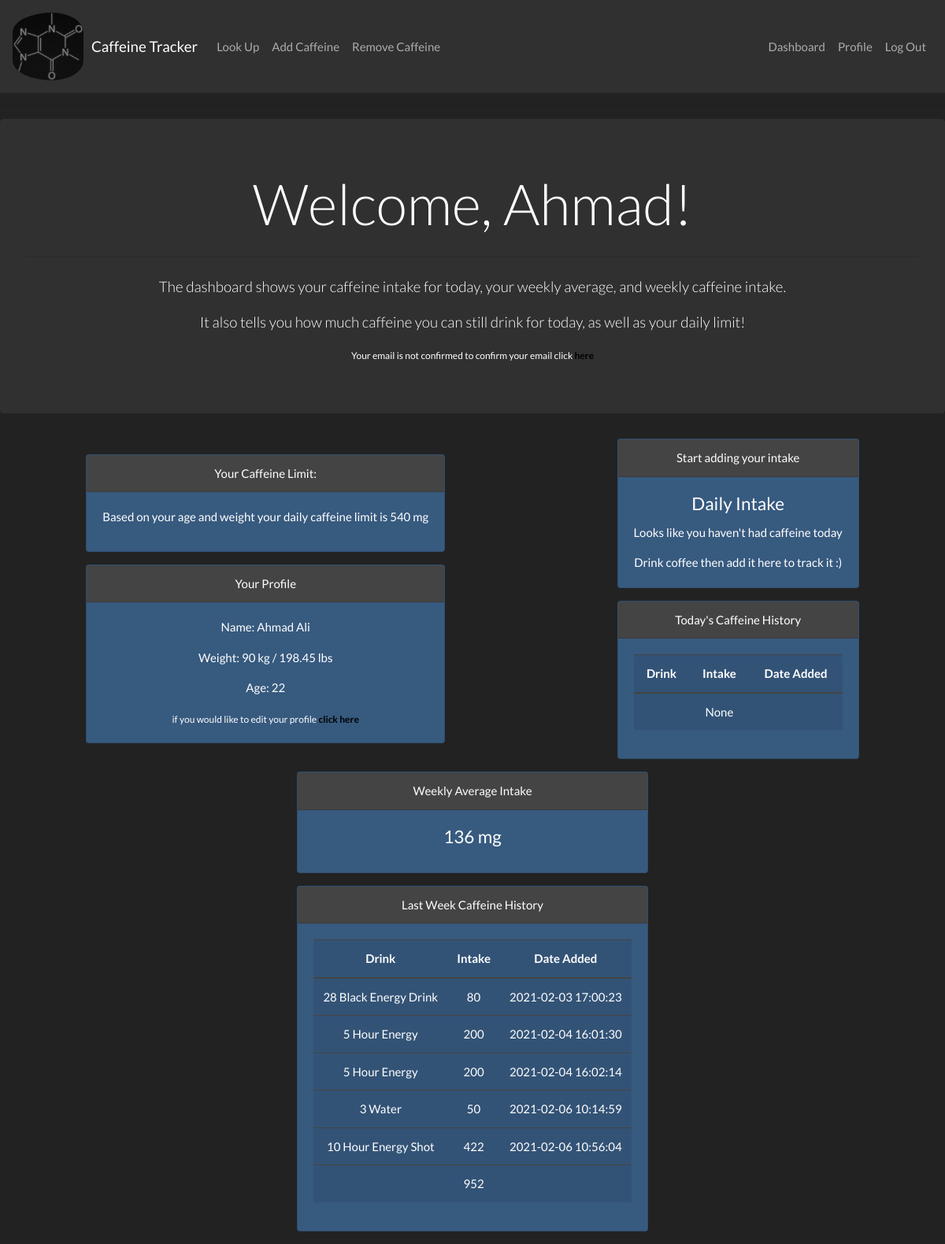
/dashboard (signed in), run on an earlier commit of the app's database.
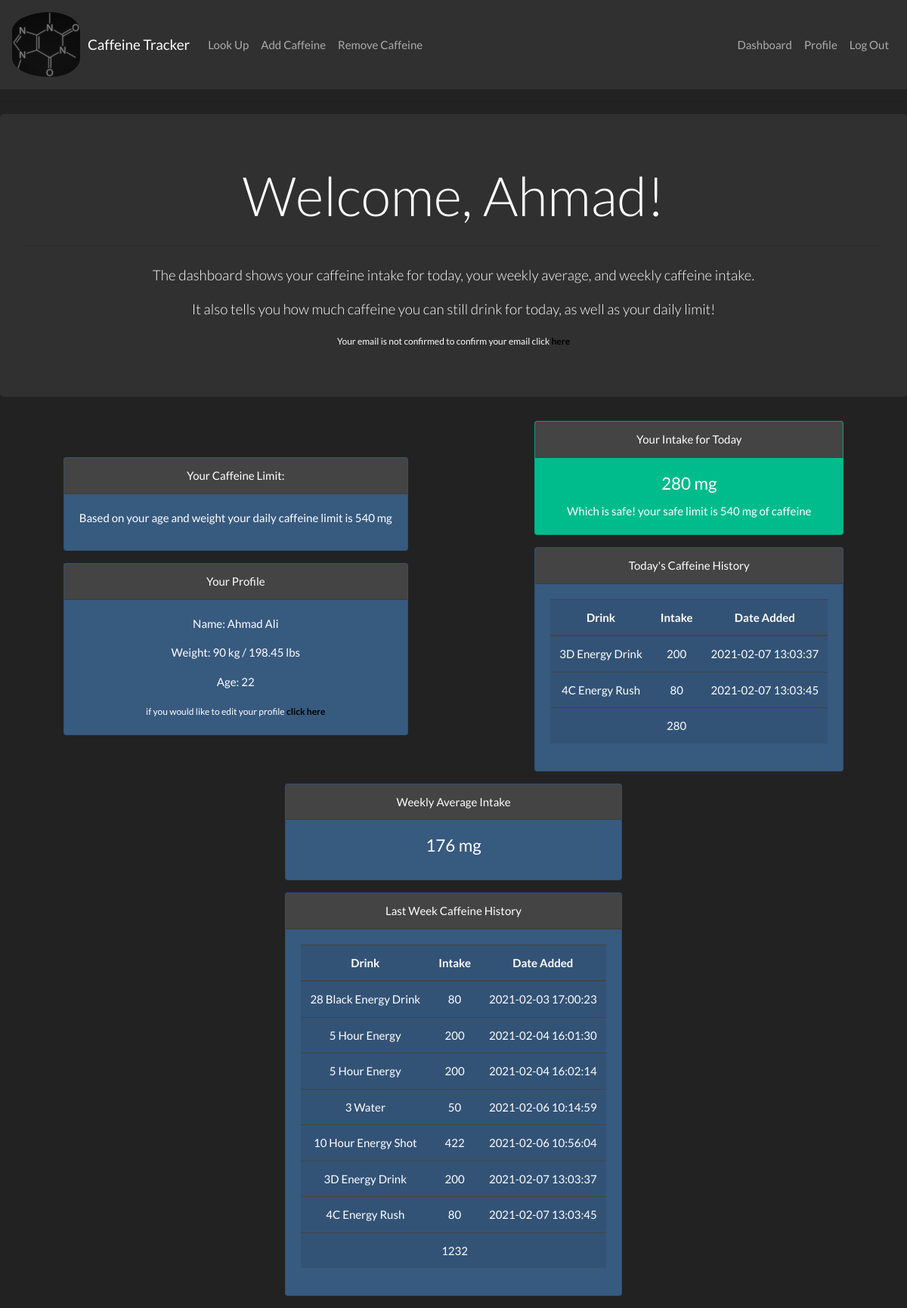
And on a later commit of the database.
### tables this page shows
CREATE TABLE 'users' ('id' INTEGER PRIMARY KEY AUTOINCREMENT NOT NULL, 'username' TEXT NOT NULL, 'hash' TEXT NOT NULL, 'email' TEXT NOT NULL, 'firstname' TEXT, 'lastname' TEXT, 'age' NUMERIC, weight NUMERIC);

CREATE TABLE 'history' ('user_id' TEXT NOT NULL, 'Intake' TEXT NOT NULL, 'date_added' TEXT NOT NULL, 'Drink' TEXT NOT NULL, FOREIGN KEY (user_id) REFERENCES users(id));

### app.py (the view, shortened to what this page needs)
@app.route("/dashboard", methods=["GET", "POST"])
@login_required
def dashboard():
    user_id = session["user_id"]
    username = db.execute("SELECT username FROM users WHERE id = :user_id", user_id = user_id)
    danger = False
    isWeight = False
    inPounds = None
    send_intake = True
    safeLimit = 0
    safeAdultNumber = 6 #6mg/kg of caffeine seems safe for adults
    safeTeensNumber = 2.5  #2.5mg/kg of caffeine seems safe for teens
    weightValue = db.execute("Select weight from users WHERE id = :user_id", user_id = user_id)
    if weightValue[0]['weight']:
        isWeight = True
    isIntake = db.execute("Select Intake FROM history where user_id =:user_id", user_id = user_id)
    firstname= db.execute("SELECT firstname FROM users WHERE id = :user_id", user_id = user_id)
    lastname= db.execute("SELECT lastname FROM users WHERE id = :user_id", user_id = user_id)
    get_age = db.execute("SELECT age FROM users WHERE id = :user_id", user_id = user_id)
    checkConfirmation = db.execute("SELECT confirmed FROM email_confirmation WHERE user = :user", user = username[0]['username'])
    isConfirmed = checkConfirmation[0]['confirmed']
    print("is confrimed? ", isConfirmed)
    print("AGE IS : ", get_age[0]['age'])
    if get_age[0]['age']:
        age_person=int(get_age[0]['age'])
        print("AGE IS : ", get_age[0]['age'])
    else:
        age_person = 0
        print("not age")
    weight_person = db.execute("SELECT weight FROM users WHERE id = :user_id", user_id = user_id)
    if weight_person[0]['weight']:
        inPounds = round((weight_person[0]['weight'] * 2.205), 2)
        isWeight = True
    daily_intake = db.execute("SELECT Sum(Intake) as daily_intake FROM history WHERE user_id = :user_id AND date_added BETWEEN datetime('now', 'localtime', 'start of day') AND datetime('now', 'localtime')", user_id = user_id)
    print("intake: ", daily_intake[0]['daily_intake'])
    daily_history = db.execute("SELECT Drink, date_added, Intake FROM history WHERE user_id = :user_id AND date_added BETWEEN datetime('now','localtime', 'start of day') AND datetime('now', 'localtime') ", user_id = user_id)
    weekly_average_sum = db.execute("SELECT Sum(Intake) as weekly_intake FROM history WHERE user_id = :user_id AND date_added BETWEEN datetime('now','localtime', '-6 days') AND datetime('now', 'localtime')", user_id = user_id)
    print("Weekly Average Sum is :", weekly_average_sum[0]['weekly_intake'])
    if weekly_average_sum[0]['weekly_intake']:
        weekly_average_intake = int(weekly_average_sum[0]['weekly_intake'] / 7)
    else:
        weekly_average_intake = 0
    weekly_history = db.execute("SELECT Drink, date_added, Intake FROM history WHERE user_id = :user_id AND date_added BETWEEN datetime('now','localtime', '-6 days') AND datetime('now', 'localtime') ", user_id = user_id)
    if not daily_intake[0]['daily_intake'] or daily_intake[0]['daily_intake'] == None:
        send_intake = False
        print("Your daily intake is :", daily_intake[0]['daily_intake'])
    if isWeight is True and age_person > 0:
        print("I'm inside calcualtions.")
        if age_person >= 18:
            safeLimit = weightValue[0]['weight'] * safeAdultNumber
        elif age_person >= 13 and age_person < 18:
            safeLimit = weightValue[0]['weight'] * safeTeensNumber
        elif age_person >= 4 and age_person < 7:
            safeLimit = 45
        elif age_person >= 7 and age_person <= 9:
            safeLimit = 62.5
        elif age_person >= 10 and age_person <= 12:
            safeLimit = 85
        if send_intake is True:
            if safeLimit < daily_intake[0]['daily_intake']:
                danger = True
            else:
                danger = False
    '''
    else:
        safeLimit = 'unknown'
        if not daily_intake[0]['daily_intake']:
            danger = False
        elif 400 < daily_intake[0]['daily_intake']:
h    '''
    print("your weight is : ", weight_person[0]['weight'], "your weekly sum: ", weekly_average_intake, "your safe limit is:", safeLimit)
    if firstname[0]['firstname']:
        firstname = firstname[0]['firstname'].capitalize()
    else:
        firstname = firstname[0]['firstname']
    if lastname[0]['lastname']:
        lastname = lastname[0]['lastname'].capitalize()
    else:
        lastname = lastname[0]['lastname']
    return render_template("dashboard.html", daily_intake = daily_intake[0]['daily_intake'], weekly_average_intake = weekly_average_intake, daily_history = daily_history, weekly_history = weekly_history,
    firstname=firstname, danger=danger, safeLimit=safeLimit, weekly_average_sum=weekly_average_sum[0]['weekly_intake'], age_person = age_person, weight_person= weight_person[0]['weight'],
    inPounds = inPounds, lastname=lastname, send_intake = send_intake, isConfirmed=isConfirmed)

### app.py (called while the page is built)
@app.after_request
def after_request(response):
    response.headers["Cache-Control"] = "no-cache, no-store, must-revalidate"
    response.headers["Expires"] = 0
    response.headers["Pragma"] = "no-cache"
    return response

### helpers.py (called while the page is built)
def login_required(f):
    @wraps(f)
    def decorated_function(*args, **kwargs):
        if session.get("user_id") is None:
            return redirect("/login")
        return f(*args, **kwargs)
    return decorated_function

### templates/dashboard.html (shortened to what this page needs)
{% extends "base.html" %}
{% block main %}
    <form action="/Dashboard" method="POST">
        <hr>
        <div class="jumbotron dashboard-stat" style="text-align: center;">
          {% if firstname %}
            <h1 class="display-3">Welcome, {{firstname}}!</h1>
          {% else %}
            <h1 class="display-3">Dashboard</h1>
          {% endif %}
          <hr class="my-4">
          <p class="lead">The dashboard shows your caffeine intake for today, your weekly average, and weekly caffeine intake.</p>
          <p class="lead"> It also tells you how much caffeine you can still drink for today, as well as your daily limit!</p>
          {% if isConfirmed == 'FALSE' %}
            <small>Your email is not confirmed to confirm your email click <strong><a href='/newConfirmationEmail' class="home-links">here</a></strong></small>
          {% endif %}
        </div>
      <div class="dashboard_container">
        <div>
        {% if weight_person  and age_person >0 %}
          <div class="card text-white bg-primary mb-3" style="max-width: 30rem;">
            <div class="card-header">Your Caffeine Limit:</div>
            <div class="card-body">
              <p class="card-title">Based on your age and weight your daily caffeine limit is {{safeLimit}} mg</p>
            </div>
          </div>
        {% endif %}
        <div class="profile_card">
          <div class="card text-white bg-primary mb-3" style="max-width: 30rem;">
              <div class="card-header">Your Profile</div>
              <div class="card-body">
                  {% if not firstname %}
                    {% set firstname = '' %}
                  {% endif %}
                  {% if not lastname %}
                    {% set lastname = '' %}
                  {% endif %}
                  {% if age_person == 0 %}
                    {% set age_person = '' %}
                  {% endif %}
                  {% if not weight_person%}
                    {% set weight_person = '' %}
                  {% endif %}
                  {% if not inPounds %}
                    {% set inPounds = '' %}
                  {% endif %}
                  <p class="card-text">Name: {{firstname}} {{lastname}}</p>
                  {% if not weight_person %}
                    <p class="card-text">Weight:</p>
                  {% else %}
                    <p class="card-text">Weight: {{weight_person}} kg / {{inPounds}} lbs</p>
                  {% endif %}
                  <p class="card-text">Age: {{age_person}} </p>
                  <small>if you would like to edit your profile <strong><a href="\profile" class="home-links">click here</a></strong> </small>
              </div>
            </div>
          </div>
        </div>
        <div>
          {% if send_intake == False or not send_intake %}
            <div class="card text-white bg-primary mb-3" style="max-width: 30rem;">
              <div class="card-header">Start adding your intake</div>
              <div class="card-body">
                <h4 class="card-title">Daily Intake</h4>
                <p class="card-text">Looks like you haven't had caffeine today</p>
                <p class="card-text">Drink coffee then add it here to track it :)</p>
              </div>
            </div>
          {% elif danger == False and send_intake == True and safeLimit > 0%}
            <div class="card text-white bg-success mb-3" style="max-width: 30rem;">
              <div class="card-header">Your Intake for Today</div>
              <div class="card-body">
                  <h4 class="card-title">{{daily_intake}} mg</h4>
                  <p class="card-text">Which is safe! your safe limit is {{safeLimit}} mg of caffeine</p>
              </div>
            </div>
          {% endif %}
          <div class="card text-white bg-primary mb-3" style="max-width: 30rem;">
            <div class="card-header">Today's Caffeine History</div>
            <div class="card-body">
              <div class="table-responsive">
                  <table class="table table-active">
                      <thead>
                          <tr>
                            <th scope="col">Drink</th>
                            <th scope="col">Intake</th>
                            <th scope="col">Date Added</th>
                          </tr>
                      </thead>
                    <tbody>
                      {% for daily in daily_history %}
                          <tr>
                              <td>{{daily.Drink}}</td>
                              <td>{{daily.Intake}}</td>
                              <td>{{daily.date_added}}</td>
                          </tr>
                      {% endfor %}
                    </tbody>
                    <tfoot>
                        <tr>
                          <td colspan="1"></td>
                          <td>{{daily_intake}}</td>
                          <td></td>
                        </tr>
                    </tfoot>
                  </table>
              </div>
            </div>
          </div>
        </div>
        <div>
          {% if weekly_average_intake %}
              <div class="card text-white bg-primary mb-3" style="max-width: 30rem;">
                <div class="card-header">Weekly Average Intake</div>
                <div class="card-body">
                  <h4 class="card-title">{{weekly_average_intake}} mg</h4>
                </div>
          {% endif %}
            </div>
          <div class="card text-white bg-primary mb-3" style="max-width: 30rem;">
            <div class="card-header">Last Week Caffeine History</div>
            <div class="card-body">
              <div class="table-responsive">
                  <table class="table table-active">
                      <thead>
                          <tr>
                            <th scope="col">Drink</th>
                            <th scope="col">Intake</th>
                            <th scope="col">Date Added</th>
                          </tr>
                      </thead>
                    <tbody>
                      {% for weekly in weekly_history %}
                          <tr>
                              <td>{{weekly.Drink}}</td>
                              <td>{{weekly.Intake}}</td>
                              <td>{{weekly.date_added}}</td>
                          </tr>
                      {% endfor %}
                    </tbody>
                    <tfoot>
                        <tr>
                          <td colspan="1"></td>
                          <td>{{weekly_average_sum}}</td>
                          <td></td>
                        </tr>
                    </tfoot>
                  </table>
              </div>
            </div>
          </div>
        </div>
    </div>
    </form>
{% endblock %}

### templates/base.html (shortened to what this page needs)
<!DOCTYPE html>
<html lang="en">
    <head>
        <link rel = "stylesheet" href="/static/bootstrap.min.css">
        <link rel ="stylesheet" href="/static/design.css">
        <link rel ="stylesheet" type="text/css" href="/static/chosen.css">
    </head>
        <body>
            <nav class="navbar navbar-expand-lg navbar-dark bg-dark ">
            <img class="logo" src="/static/logo.jpg" alt="logo">
            <a class="navbar-brand" href="/">Caffeine Tracker</a>
            <div class="collapse navbar-collapse" id="navbarColor01">
                <ul class="navbar-nav mr-auto">
                    <li class = "nav-item">
                        <a class ="nav-link" href = "/lookup">Look Up</a>
                    </li>
                    {% if session.user_id %}
                    <li class = "nav-item">
                        <a class ="nav-link" href = "/add_caffeine">Add Caffeine</a>
                    </li>
                    <li class = "nav-item">
                        <a class ="nav-link" href = "/remove_caffeine">Remove Caffeine</a>
                    </li>
                    {% endif %}
                </ul>
                <form class = "form-inline my-2 my-lg-0">
                    <ul class="navbar-nav mr-auto">
                    {% if session.user_id %}
                        <li class = "nav-item">
                            <a class ="nav-link" href = "/dashboard">Dashboard</a>
                        </li>
                        <li class = "nav-item">
                            <a class = "nav-link" href = "/profile">Profile</a>
                        </li>
                        <li class = "nav-item">
                            <a class = "nav-link" href = "/logout">Log Out</a>
                        </li>
                    {% endif %}
                    </ul>
                </form>
            </div>
            </nav>
            {% block main %}{% endblock %}
        </body>
</html>

### static/design.css (style rules this page uses)
.logo { width:100px; padding: 0px 10px 0px 0px; border-radius: 100px / 50px; filter: grayscale(var(--value, 100%)); }
.table-responsive { max-height:700px; }
.profile_card { margin: 0 auto; float: none; margin-bottom: 10px; }
.dashboard_container { display: flex; flex-wrap: wrap; }
.dashboard_container > div { text-align: center; margin:auto; padding:auto; width:auto; }
a, a.home-links:hover { color: rgba(185, 125, 14, 0.911); }
a.home-links { color:black }

What changed in the data, as far as the page shows it:
added history: Drink "3D Energy Drink", Intake "200", date_added "2021-02-07 13:03:37"
added history: Drink "4C Energy Rush", Intake "80", date_added "2021-02-07 13:03:45"
Also different on the page:
{{ daily_intake }}: (not shown) → "280"
{{ safeLimit }}: (not shown) → "540"
{{ daily_intake }}: "None" → "280"
{{ weekly_average_intake }}: "136" → "176"
{{ weekly_average_sum }}: "952" → "1232"
text no longer shown: "Start adding your intake Daily Intake Looks like you haven't had caffeine today Drink coffee then add it here to track it :)"
text now shown: "Your Intake for Today mg Which is safe! your safe limit is mg of caffeine"
